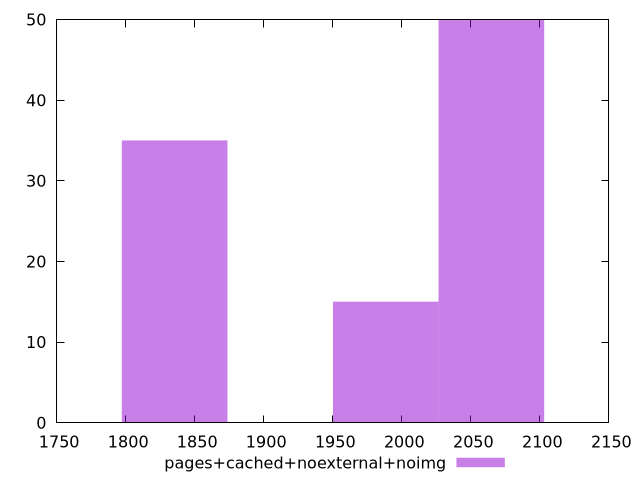

Source code (gnuplot):
$_pagesCachedNoexternalNoimg <<EOF
1835.4644988447421 35
2064.897561200335 50
1988.4198737484708 15
EOF
set key outside below
set terminal pngcairo
set output "report_00006_2020-11-02T20-21-41.718Z/interactive/pages+cached+noexternal+noimg//raw_hist.png"
set yrange [0:50]
set boxwidth 76.47768745186426
set style fill transparent solid 0.5 noborder
plot $_pagesCachedNoexternalNoimg title "pages+cached+noexternal+noimg" with boxes ,
